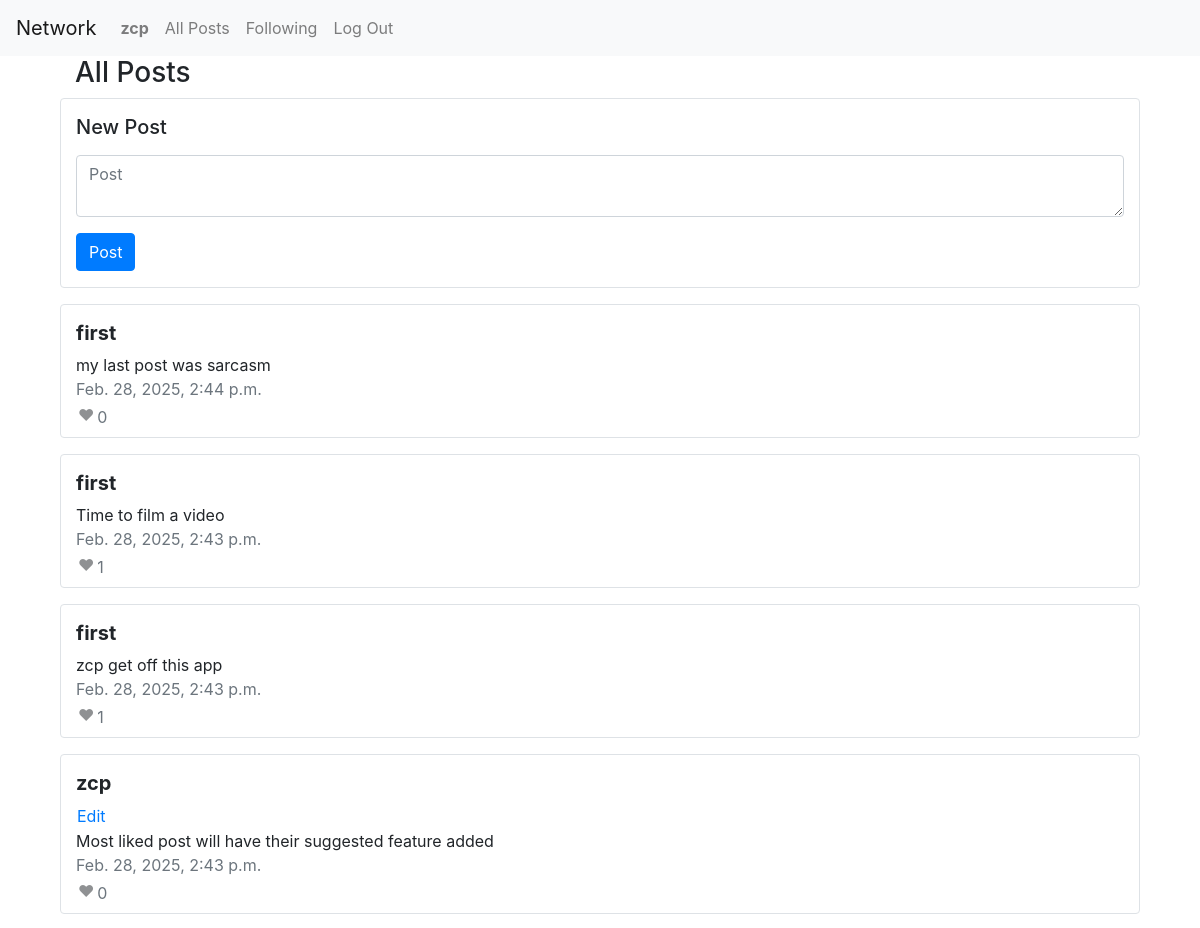
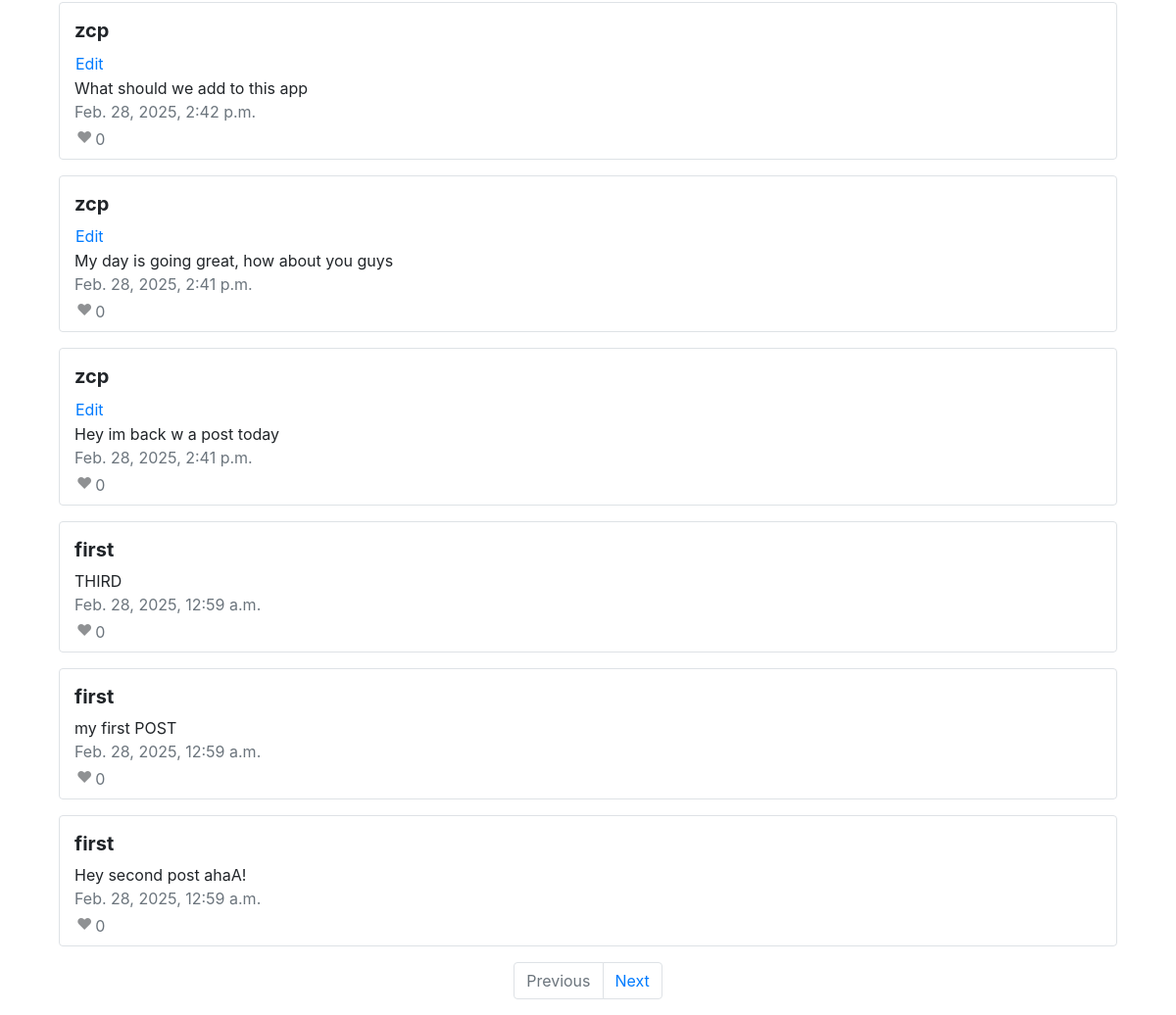
/ (signed in), run on the app's committed database (2 pictures, top to bottom).
### network/models.py (models this page shows, shortened)
class User(AbstractUser):
    @property
    def posts_liked(self):
        return Like.objects.filter(liker=self).values_list("post_id", flat=True)

class Post(Model):
    body = TextField(max_length=2048)
    posted_by = ForeignKey(User, on_delete=CASCADE, related_name="posts")
    timestamp = DateTimeField(auto_now=True)
    def like_count(self):
        return self.likes.count()

### network/views.py (the view)
# urls.py: path("", views.index, name="index"),
@csrf_exempt
def index(request):
    posts = Post.objects.order_by('-timestamp')
    paginator = Paginator(posts, 10)
    page_number = request.GET.get('page')
    page_obj = paginator.get_page(page_number)
    if request.method == "POST":
        if (like_return := like(request)) is not None:
            return like_return
        form = NewPostingForm(request.POST)
        if form.is_valid():
            posting = form.save(commit=False)
            posting.posted_by = request.user
            posting.save()
            return HttpResponseRedirect(reverse("index"))
        else:
            return render(request, "network/index.html", {
                "form": form,
                "posts": page_obj
            })
    elif request.method == "PUT":
        return edit(request)
    else:
        return render(request, "network/index.html", {
            "form": NewPostingForm(),
            "posts": page_obj
        })

### network/views.py
class NewPostingForm(ModelForm):
    class Meta:
        model = Post
        fields = ['body']
        widgets = {
            'body': Textarea(attrs={
                'class': "form-control",
                'placeholder': 'Post',
                'rows': 2
            })
        }

### network/templates/network/index.html (shortened to what this page needs)
{% extends "network/layout.html" %}
{% load static %}
{% block body %}
    <div class="container vh-100">
        <div class="row">
            <div class="col">
                <h3>All Posts</h3>
            </div>
        </div>
        {% if user.is_authenticated %}
            <div class="row border rounded text-break">
                <div class="col pt-3">
                    <form action="{% url 'index' %}" method="post">
                        <div class="form-group">
                            <h5>New Post</h5>
                        </div>
                        <div class="form-group">
                            {{ form.body }}
                        </div>
                        <div class="form-group">
                            <input class="btn btn-primary" type="submit" value="Post">
                        </div>
                    </form>
                </div>
            </div>
        {% endif %}
        {% for post in posts %}
            <div class="row border rounded text-break mt-3">
                <div class="col mt-3 mb-1">
                    <h5 class="font-weight-bold">
                        <a href="{% url 'profile' post.posted_by %}" class="text-decoration-none text-reset">
                            {{ post.posted_by }}
                        </a>
                    </h5>
                    {% if user == post.posted_by %}
                        <button data-post="{{ post.id }}" class="btn btn-link p-0" type="button">Edit</button>
                    {% endif %}
                    <div id="{{ post.id }}">{{ post.body }}</div>
                    <div class="text-secondary">{{ post.timestamp }}</div>
                    <table>
                        <tr>
                            <td>
                                {% if post.id in user.posts_liked %}
                                    <button data-post="{{ post.id }}" class="btn p-0 mb-1" type="button">
                                        &#x2764;
                                    </button>
                                {% else %}
                                    <button data-post="{{ post.id }}" class="btn p-0 mb-1 heart" type="button">
                                        &#x2764;
                                    </button>
                                {% endif %}
                            </td>
                            <td class="text-secondary">{{ post.like_count }}</td>
                        </tr>
                    </table>
                </div>
            </div>
        {% endfor %}
        <nav aria-label="Page navigation example">
            <ul class="pagination justify-content-center mt-3 pb-3">
                {% if posts.has_previous %}
                    <li class="page-item"><a class="page-link" href="?page={{ posts.previous_page_number }}">Previous</a></li>
                {% else %}
                    <li class="page-item disabled"><a class="page-link" href="">Previous</a></li>
                {% endif %}
                {% if posts.has_next %}
                    <li class="page-item"><a class="page-link" href="?page={{ posts.next_page_number }}">Next</a></li>
                {% else %}
                    <li class="page-item disabled"><a class="page-link" href="">Next</a></li>
                {% endif %}
            </ul>
        </nav>
    </div>
{% endblock %}

### network/templates/network/layout.html (shortened to what this page needs)
{% load static %}
<!DOCTYPE html>
<html lang="en">
    <head>
        <link rel="stylesheet" href="https://stackpath.bootstrapcdn.com/bootstrap/4.4.1/css/bootstrap.min.css">
        <link href="{% static 'network/styles.css' %}" rel="stylesheet">
    </head>
    <body>
        <nav class="navbar navbar-expand-lg navbar-light bg-light">
            <a class="navbar-brand" href="#">Network</a>
            <div>
                <ul class="navbar-nav mr-auto">
                    {% if user.is_authenticated %}
                        <li class="nav-item">
                            <a class="nav-link" href="#"><strong>{{ user.username }}</strong></a>
                        </li>
                    {% endif %}
                    <li class="nav-item">
                        <a class="nav-link" href="{% url 'index' %}">All Posts</a>
                    </li>
                    {% if user.is_authenticated %}
                        <li class="nav-item">
                            <a class="nav-link" href="{% url 'following' %}" id="following">Following</a>
                        </li>
                        <li class="nav-item">
                            <a class="nav-link" href="{% url 'logout' %}">Log Out</a>
                        </li>
                    {% endif %}
                </ul>
            </div>
        </nav>
        <div class="body">
            {% block body %}
            {% endblock %}
        </div>
    </body>
</html>

### network/static/network/styles.css (style rules this page uses)
.container { max-width: 90%; }
.heart { opacity: 0.5; }

### data on the page
User: username "zcp"
Post: posted_by "first", body "my last post was sarcasm", timestamp "Feb. 28, 2025, 2:44 p.m.", like_count "0"
Post: posted_by "first", body "Time to film a video", timestamp "Feb. 28, 2025, 2:43 p.m.", like_count "1"
Post: posted_by "first", body "zcp get off this app", timestamp "Feb. 28, 2025, 2:43 p.m.", like_count "1"
Post: posted_by "zcp", body "Most liked post will have their suggested feature added", timestamp "Feb. 28, 2025, 2:43 p.m.", like_count "0"
Post: posted_by "zcp", body "What should we add to this app", timestamp "Feb. 28, 2025, 2:42 p.m.", like_count "0"
Post: posted_by "zcp", body "My day is going great, how about you guys", timestamp "Feb. 28, 2025, 2:41 p.m.", like_count "0"
Post: posted_by "zcp", body "Hey im back w a post today", timestamp "Feb. 28, 2025, 2:41 p.m.", like_count "0"
Post: posted_by "first", body "THIRD", timestamp "Feb. 28, 2025, 12:59 a.m.", like_count "0"
Post: posted_by "first", body "my first POST", timestamp "Feb. 28, 2025, 12:59 a.m.", like_count "0"
Post: posted_by "first", body "Hey second post ahaA!", timestamp "Feb. 28, 2025, 12:59 a.m.", like_count "0"
